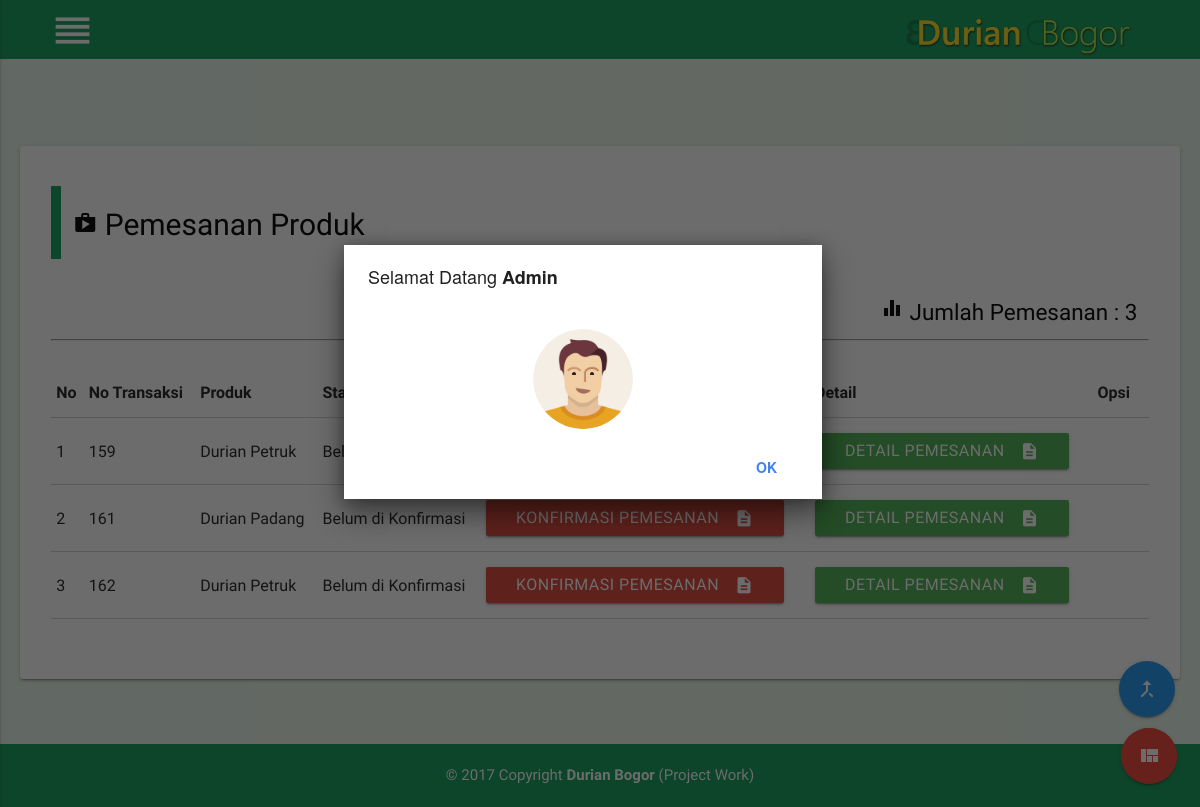
Screenshot of /admin/show/show_pemesanan.php (signed in) with the database file from the repository.
### tables this page shows
CREATE TABLE `tb_transaksi` (
  `id_transaksi` int(20) NOT NULL,
  `id_cart` int(8) NOT NULL,
  `id_produk` int(8) NOT NULL,
  `id_user` int(20) NOT NULL,
  `jumlah` int(10) NOT NULL,
  `total` varchar(20) NOT NULL,
  `tanggal_transaksi` varchar(30) NOT NULL,
  `pembayaran` varchar(20) NOT NULL,
  `status` varchar(30) NOT NULL,
  `foto` varchar(100) NOT NULL,
  `expired` date NOT NULL
);

CREATE TABLE `tb_produk` (
  `id_produk` int(8) NOT NULL,
  `produk` varchar(50) NOT NULL,
  `jenis` varchar(40) NOT NULL,
  `ukuran` varchar(20) NOT NULL,
  `harga` varchar(20) NOT NULL,
  `foto` varchar(100) NOT NULL,
  `stok` int(8) NOT NULL,
  `asal` varchar(20) NOT NULL,
  `tanggal_post` varchar(40) NOT NULL,
  `deskripsi` varchar(100) NOT NULL,
  `terjual` int(8) NOT NULL,
  `view` int(10) NOT NULL
);

### config/base_url.php (called while the page is built, shortened)
<?php
	$base_url="http://localhost/e-commerce_durianbogor/";
 ?>

### admin/show/show_pemesanan.php (the view, shortened to what this page needs)
<?php include'../include/header.php'; ?>
<?php include'../include/nav.php'; ?>
<?php include'../include/back_to_top.php' ?>
<?php include'../include/icon_action.php'; ?>
 <br><br><br>
 <div class="col s12">
   <div class="conta" style="min-height:400px;">
     <div class="row white  radius z-depth-1 padding-add">
       <div class="col s12 m12 black-text">
				<blockquote>
					<h3 class="black-text"><i class="material-icons">shop</i> Pemesanan Produk</h3>
				</blockquote>
         <div class="row">
           <div class="col s12 m8 l8">
           </div>
					<?php $sql=("SELECT COUNT(*) from tb_transaksi");
								$query=mysqli_query($con,$sql);
								$row=mysqli_fetch_row($query);
					?>
           <div class="col s12 m4 l4">
             <h4 class="font-right"><i class="material-icons">equalizer </i> Jumlah Pemesanan : <?php echo $row[0]; ?></h4>
           </div>
         </div>
         <table class="bordered responsive-table">
           <thead>
             <tr>
               <th>No</th>
							<th>No Transaksi</th>
               <th>Produk</th>
               <th>Status</th>
               <th>Konfirmasi</th>
							<th>Detail</th>
							<th>Opsi</th>
             </tr>
           </thead>
           <tbody>
						<?php
								$no=1;
								$query="SELECT * FROM tb_transaksi,tb_produk,tb_user WHERE tb_transaksi.id_produk=tb_produk.id_produk AND tb_transaksi.id_user=tb_user.id_user";
								$trans=mysqli_query($con,$query);
								while($hasil=mysqli_fetch_assoc($trans)):
						 ?>
             <tr>
               <td><?php echo $no++ ?></td>
							<td><?php echo $hasil['id_transaksi']; ?></td>
               <td><?php echo $hasil['produk']; ?></td>
							<?php if ($hasil['status']==""){ ?>
								<td>Belum di Konfirmasi</td>
							<?php } else{?>
               <td><?php echo $hasil['status']; }?></td>
							<td><a href="<?php echo $base_url; ?>admin/post/konfirmasi?id_transaksi=<?php echo $hasil['id_transaksi']; ?>" class="btn btn-hover yes-red waves-effect waves-light"><i class="material-icons right">description</i>Konfirmasi Pemesanan</a></td>
							<td><a href="<?php echo $base_url; ?>admin/show/show_detail_transaksi?id_transaksi=<?php echo $hasil['id_transaksi']; ?>" class="btn btn-hover green waves-effect waves-light" ><i class="material-icons right">description</i> Detail Pemesanan</a></td>
							<?php if ($hasil['status']=="Produk telah di Terima"){ ?>
								<td><a href="<?php echo $base_url; ?>admin/file_query/query_hapus_transaksi?id_transaksi=<?php echo $hasil['id_transaksi']; ?>" class="btn delete_data btn-hover red waves-effect waves-light tooltipped" data-position="top" data-delay="50" data-tooltip="Hapus"><i class="material-icons">delete</i></a></td>
								<td></td>
							<?php }else{ ?>
								<td></td>
								<td></td>
							<?php } ?>
             </tr>
					<?php endwhile ?>
           </tbody>
         </table>
         <div class="padding-bottom"></div>
       </div>
     </div>
   </div>
 </div>
<br><br>
<?php include'../include/footer.php'; ?>

### assets/css/style_backend.css (style rules this page uses)
.material-icons { font-family: 'Material Icons'; font-weight: normal; font-style: normal; font-size: 24px; line-height: 1; letter-spacing: normal; text-transform: none; display: inline-block; white-space: nowrap; word-wrap: normal; direction: ltr; -webkit-font-feature-settings: 'liga'; -webkit-font-smoothing: antialiased; }
body { background-color:#e8f5e9 !important; }
.conta { margin: 0 auto; padding-left:20px; padding-right:20px; max-width: 1280px; width: 100%; }
.padding-bottom { padding-bottom:40px !important; }
.padding-add { padding:20px; }
.btn { color:#fff !important; }
h4 { font-size:1.50rem; !important; }
h3 { font-size:2.0rem; !important; }
blockquote { padding-left:12px !important; padding:0.3px; border-left: 10px solid #10a45c !important; }
.font-right { text-align: right; }
.yes-red { background-color:#db4437 !important; }
.radius { border-radius:3px !important; }

### assets/css/sweetalert.css (style rules this page uses)
body.stop-scrolling { height: 100%; overflow: hidden; }

### rows the page displays
tb_transaksi: id_transaksi "159", id_produk.produk "Durian Petruk", status "Belum di Konfirmasi"
tb_transaksi: id_transaksi "161", id_produk.produk "Durian Padang", status "Belum di Konfirmasi"
tb_transaksi: id_transaksi "162", id_produk.produk "Durian Petruk", status "Belum di Konfirmasi"

### other values shown
$row[0] "3"
